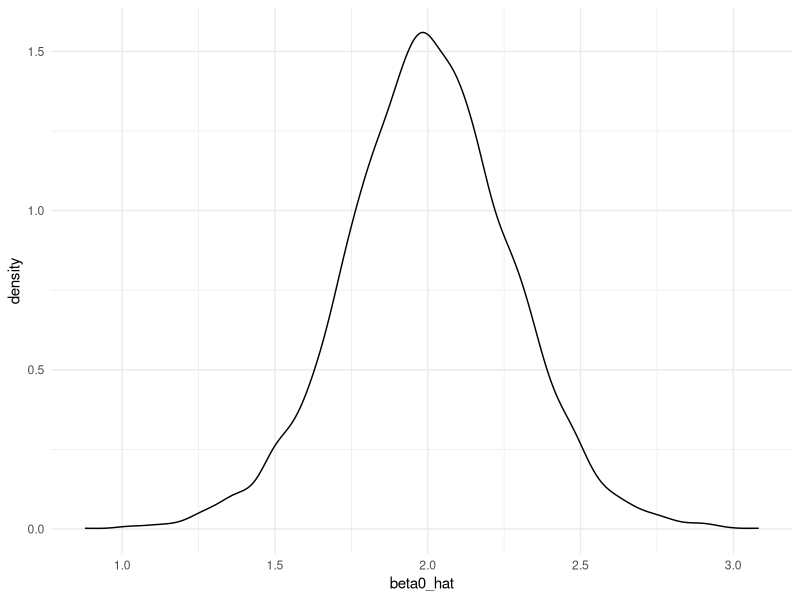
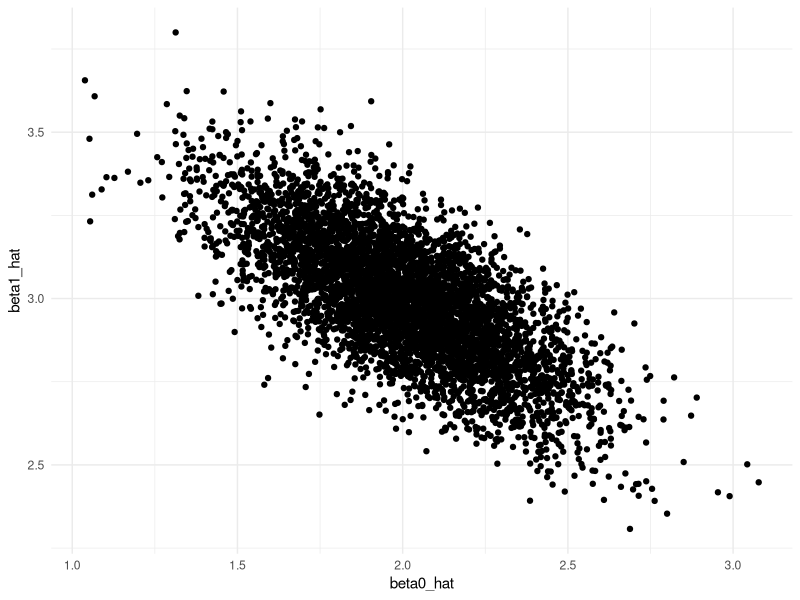
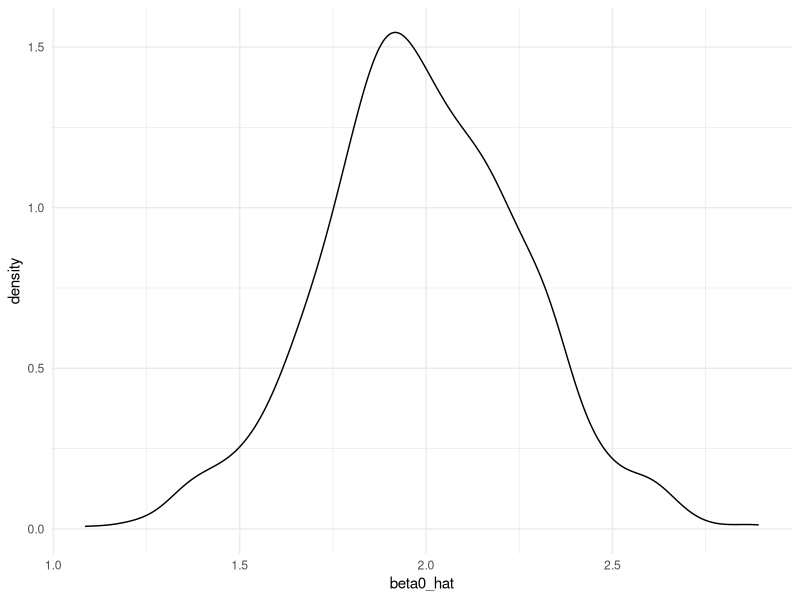
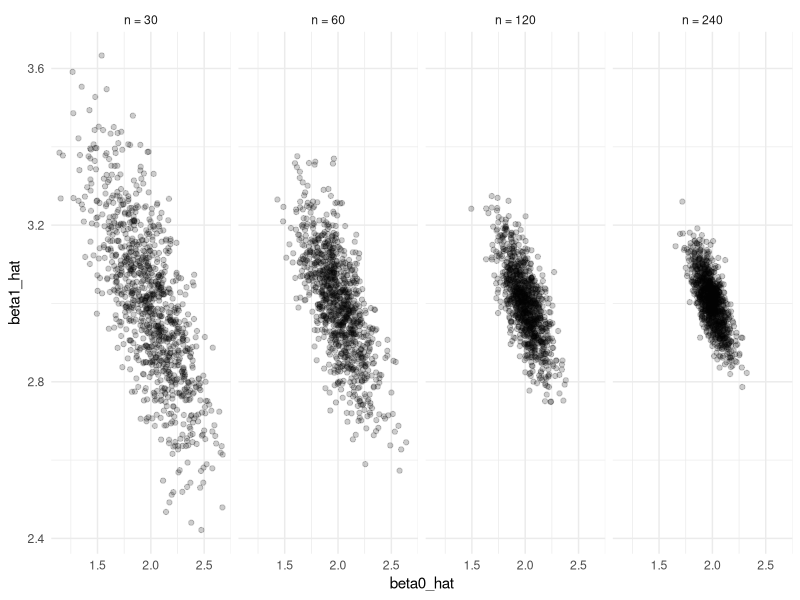

Source code (R) for these figures, in order:
## ---- chunk 1
library(tidyverse)
library(viridis)

knitr::opts_chunk$set(
  echo = TRUE,
  warning = FALSE,
  fig.width = 8,
  fig.height = 6,
  out.width = "90%"
  )

options(
  ggplot2.continuous.colour = "viridis",
  ggplot2.continuous.fill = "viridis"
)

scale_colur_discrete = scale_colour_viridis_d
scale_fill_discrete = scale_fill_viridis_d

theme_set(theme_minimal() + theme(legend.position = "bottom"))
## ---- chunk 2
set.seed(1)
## ---- chunk 3
sim_regression = function(n, beta0 = 2, beta1 = 3) {
  
  sim_data = tibble(
    x = rnorm(n, mean = 1, sd = 1),
    y = beta0 + beta1 * x + rnorm(n, 0, 1)
  )
  
  ls_fit = lm(y ~ x, data = sim_data)
  
  tibble(
    beta0_hat = coef(ls_fit)[1],
    beta1_hat = coef(ls_fit)[2]
  )
}
## ---- chunk 4
sim_regression(n = 30)
## ---- chunk 5
##run exact same code 5000 times
output = vector("list", length = 5000)

for (i in 1:5000) {
  
  output[[i]] = sim_regression(n = 30)
}

## tidy
bind_rows(output) %>% 
  ggplot(aes(x = beta0_hat)) +
  geom_density()
## ---- chunk 6
output = rerun(5000, sim_regression(n = 30)) %>% 
  bind_rows()
## ---- chunk 7
output %>% 
  ggplot(aes(x = beta0_hat, y = beta1_hat)) + 
  geom_point()
## ---- chunk 8
output %>% 
  pivot_longer(
    beta0_hat:beta1_hat,
    names_to = "parameter",
    values_to = "estimate") %>% 
  group_by(parameter) %>% 
  summarize(emp_mean = mean(estimate),
            emp_var = var(estimate)) %>% 
  knitr::kable(digits = 3)
## ---- chunk 9
n_list = list(
  "n_30" = 30,
  "n_60" = 60,
  "n_120" = 120,
  "n_240" = 240)

output = vector("list", length = 4)

for (i in 1:4) {
  
  output[[i]] = 
    rerun(1000, sim_regression(n = n_list[[i]])) %>% 
    bind_rows

}

output[[1]] %>% 
  ggplot(aes(x = beta0_hat)) + geom_density()
## ---- chunk 10
sim_results = 
  tibble(
    sample_size = c(30, 60, 120, 240)
  ) %>% 
  mutate(
    output_list = map(.x = sample_size, ~rerun(1000, sim_regression(n = .x))),
    output_df = map(output_list, bind_rows)
  ) %>% 
  select(-output_list) %>% 
  unnest(output_df)
## ---- chunk 11
sim_results %>% 
  group_by(sample_size) %>% 
  summarize(var_b1 = var(beta1_hat))
## ---- chunk 12
sim_results %>% 
  mutate(
    sample_size = str_c("n = ", sample_size),
    sample_size = fct_inorder(sample_size)) %>% 
  ggplot(aes(x = beta0_hat, y = beta1_hat)) + 
  geom_point(alpha = .2) + 
  facet_grid(~sample_size)
